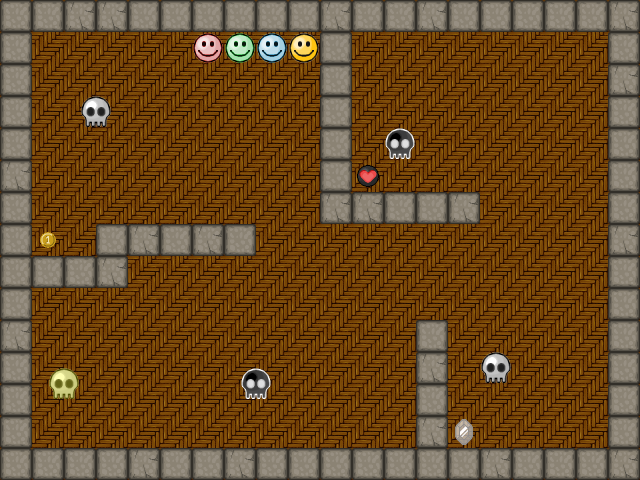

This game map was drawn from its Tiled (.tmx) file and the tilesets committed beside it. A one-line description and the trimmed map source follow:
An orthogonal 40x30 tile map with 16x16 px tiles, 2 tile layers (background, map), 2 tilesets and 1 object.

<map version="1.0" orientation="orthogonal" renderorder="right-down" width="40" height="30" tilewidth="16" tileheight="16" nextobjectid="3">
 <properties>
  <property name="type" value="classic" />
 </properties>
 <tileset firstgid="1" name="Sprite" tilewidth="32" tileheight="32" tilecount="64" columns="8">
  <tileoffset x="0" y="16" />
  <image source="../../tileset/sprite.png" width="256" height="256" />
  <tile id="31">
   <objectgroup draworder="index" />
  </tile>
 </tileset>
 <tileset firstgid="65" name="Background" tilewidth="32" tileheight="32" tilecount="64" columns="8">
  <tileoffset x="0" y="16" />
  <image source="../../tileset/background.png" width="256" height="256" />
 </tileset>
 <layer name="background" width="40" height="30">
  <data>[1200 cells, 300 non-empty, 1 distinct tile ids]</data>
 </layer>
 <objectgroup name="paths">
  <object id="1" x="55" y="375">
   <polyline points="0,0 0,-65 96,-64 96,-96 449,-96 449,-224 321,-224 321,-319 513,-320 514,32 417,33 417,-128 322,-128 321,32 0,32" />
  </object>
 </objectgroup>
 <layer name="map" width="40" height="30">
  <data>[1200 cells, 100 non-empty, 12 distinct tile ids]</data>
 </layer>
</map>
